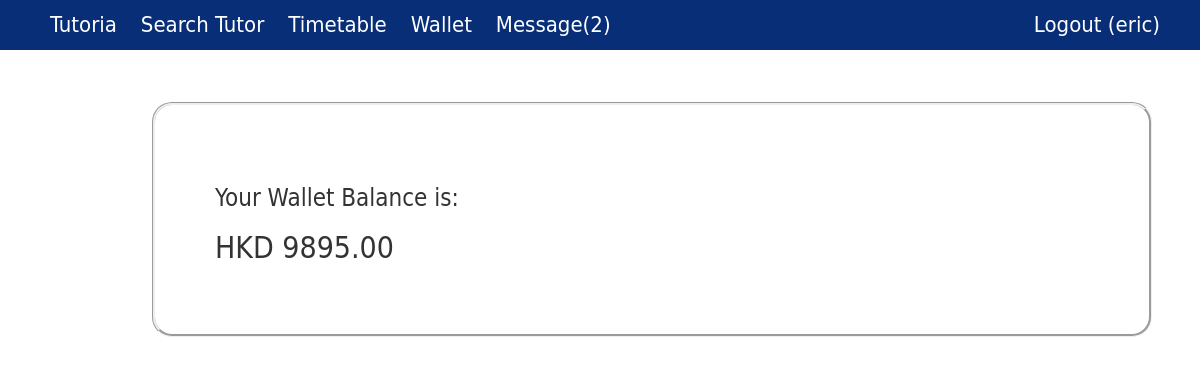
The app's page /wallet/ (signed in), older data.
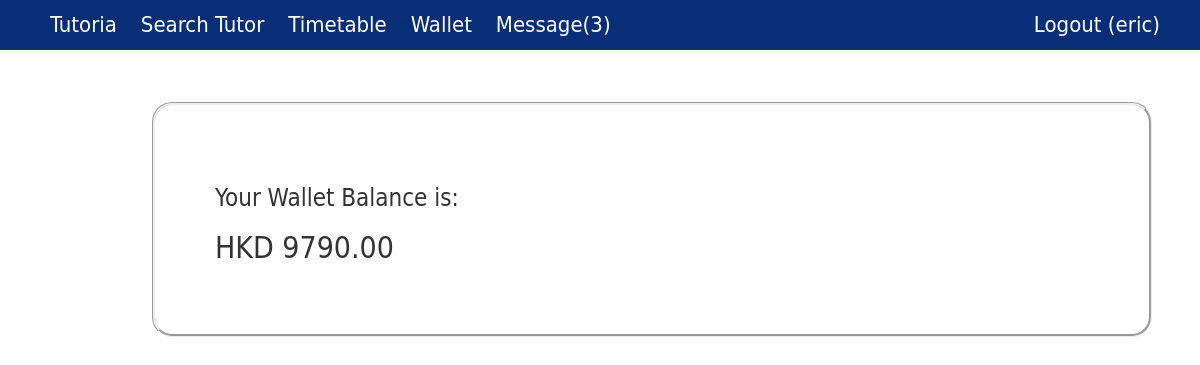
The same page, newer data.
### core/models.py (models this page shows, shortened)
class Profile(models.Model):
    user = models.OneToOneField(User, on_delete=models.CASCADE)
    phone = models.CharField(max_length=20)
    user_type =  models.ForeignKey(UserType)
    wallet = models.OneToOneField(Wallet)
    @property
    def hasNotification(self):
        return len(Notification.objects.filter(profile=self))>0
    @property
    def getNotificationNum(self):
        return len(Notification.objects.filter(profile=self))

class Wallet(models.Model):
    amount = models.DecimalField(max_digits=20, decimal_places=2, default=0.0, blank=True, null=True)

### core/views.py (the view)
# urls.py: url(r'^wallet/$', views.viewWallet, name='view_wallet'),
@login_required
def viewWallet(request):
    if request.user.username =="admin":
        return HttpResponse("You logged in as admin.")
    wallet = request.user.profile.wallet
    context={'amount':wallet.amount}
    return render(request, 'view_wallet.html', context)

### core/templates/view_wallet.html (shortened to what this page needs)
{% extends 'base.html' %}
{% block content %}
    <h3>Your Wallet Balance is:</h3>
    <h2>HKD {{amount}}</h2>
{% endblock %}

### core/templates/base.html (shortened to what this page needs)
{% load static %}
<!DOCTYPE html>
<html>
<head>
    <link rel="stylesheet" href="https://maxcdn.bootstrapcdn.com/bootstrap/3.3.7/css/bootstrap.min.css">
    <link rel="stylesheet" href="{% static 'css/base.css' %}">
</head>
<body>
    <div id="wrapper">
        <header>
            <nav id="navigation">
                <ul>
                    <a href="{% url 'homepage' %}">
                        <li>Tutoria</li>
                    </a>
                    {% if user.is_authenticated %}
                    <a href="{% url 'search_tutor' %}">
                        <li>Search Tutor</li>
                    </a>
                    <a href="{% url 'view_timetable' %}">
                        <li>Timetable</li>
                    </a>
                    <a href="{% url 'view_wallet' %}">
                        <li>Wallet</li>
                    </a>
                    <a href="{% url 'view_notification' %}">
                        {%if user.profile.hasNotification %}
                        <li>Message({{user.profile.getNotificationNum}})</li>
                        {% else %}
                        <li>Message</li>
                        {% endif %}
                    </a>
                    <a href="{% url 'logout' %}" id="logoutButton" class="pull-right">
                        <li>Logout ({{ user.username }}) </li>
                    </a>
                    {% endif %}
                </ul>
            </nav>
        </header>
        <div id="main">
            <article>
                <section class="box">
                    {% block content %} {% endblock %}
        </div>
    </div>
</body>
</html>

Row changes from the older to the newer data that the page shows:
changed Wallet: amount "9895.00" → "9790.00"
Text that changed along with them:
{{ user.profile.getNotificationNum }}: "2" → "3"
